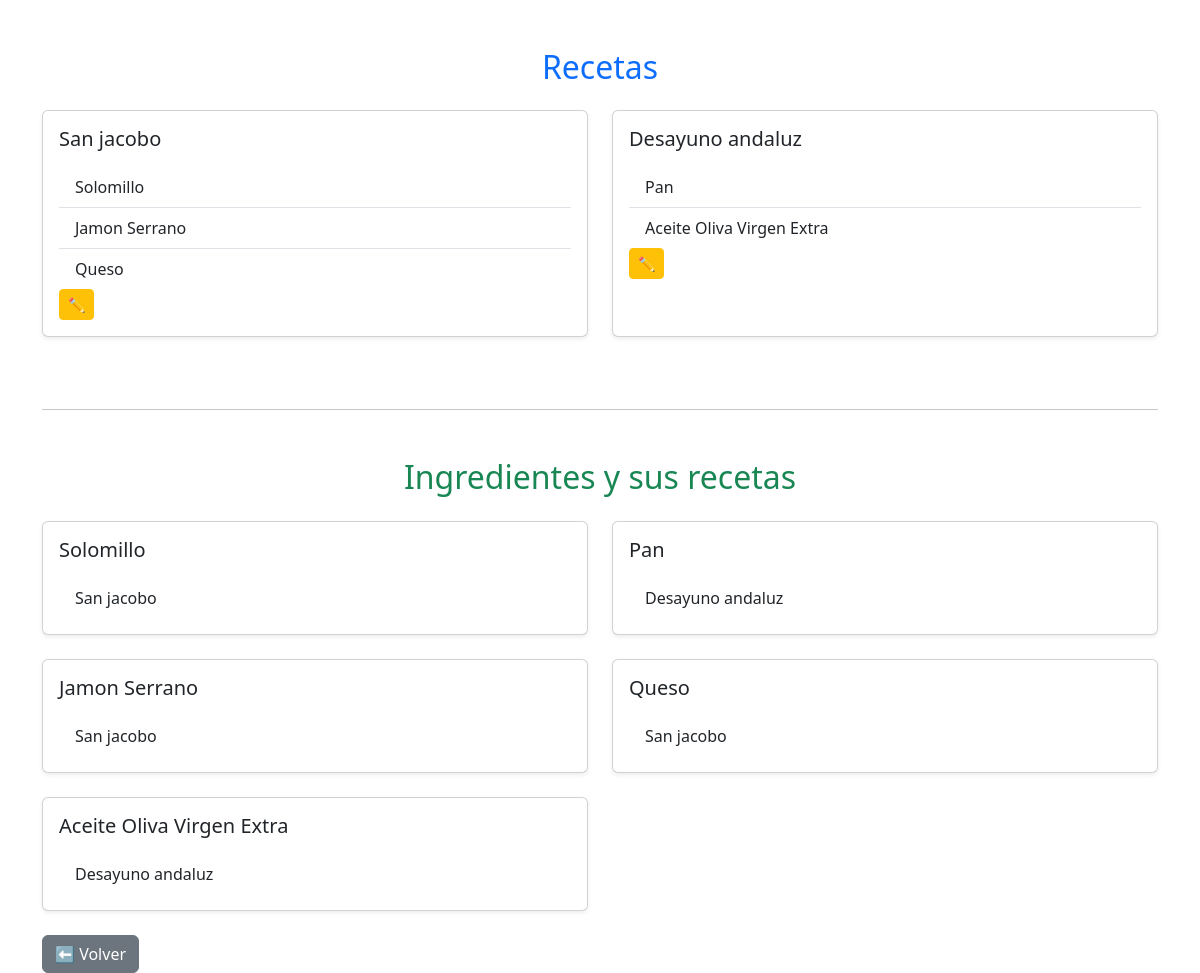
/relaciones, run on the app's committed database.
### recetasapp/models.py (models this page shows, shortened)
class Receta(models.Model):
    nombre = models.CharField(max_length=100)
    descripcion = models.TextField()
    ingredientes = models.ManyToManyField(Ingredientes, related_name='recetas', through='IngredienteReceta')

class Ingredientes(models.Model):
    nombre = models.CharField(max_length=50, validators=[validate_nombre])
    categoria = models.ForeignKey('CategoriaIngrediente', on_delete=models.CASCADE)
    refrigerado = models.BooleanField(default=False)
    medida = models.CharField(
        max_length=5,
        choices=Medida.choices,
        default=Medida.GRAMOS
    )

### recetasapp/views.py (the view)
# urls.py: path('relaciones', views.relaciones, name='relaciones'),
def relaciones(request):
    recetas = Receta.objects.all()
    ingredientes = Ingredientes.objects.all()
    return render(request, 'recetasapp/relaciones.html', {'recetas':recetas, 'ingredientes':ingredientes})

### recetasapp/templates/recetasapp/relaciones.html
{% extends 'recetasapp/base.html' %}
{% block content %}
<div class="container mt-5">
    <h2 class="mb-4 text-center text-primary">Recetas</h2>
    <div class="row">
        {% for receta in recetas %}
            <div class="col-12 col-md-6 mb-4">
                <div class="card shadow-sm h-100">
                    <div class="card-body">
                        <h5 class="card-title">{{ receta.nombre }}</h5>
                        {% if receta.ingredientes.all %}
                        <ul class="list-group list-group-flush mt-3">
                            {% for ingrediente in receta.ingredientes.all %}
                                <li class="list-group-item">{{ ingrediente.nombre }}</li>
                            {% endfor %}
                        </ul>
                        {% else %}
                        <p class="text-muted mt-2">No tiene ingredientes asociados</p>
                        {% endif %}
                        <a href="{% url 'receta_detalle' receta.id %}" class="btn btn-warning btn-sm me-1">✏️</a>
                    </div>
                </div>
            </div>
        {% endfor %}
    </div>
    <hr class="my-5">
    <h2 class="mb-4 text-center text-success">Ingredientes y sus recetas</h2>
    <div class="row">
        {% for ingrediente in ingredientes %}
            {% if ingrediente.recetas.all %}
                <div class="col-12 col-md-6 mb-4">
                    <div class="card shadow-sm h-100">
                        <div class="card-body">
                            <h5 class="card-title">{{ ingrediente.nombre }}</h5>
                            <ul class="list-group list-group-flush mt-3">
                                {% for receta in ingrediente.recetas.all %}
                                    <li class="list-group-item">{{ receta.nombre }}</li>
                                {% endfor %}
                            </ul>
                        </div>
                    </div>
                </div>
            {% endif %}
        {% endfor %}
    </div>
    <div class="card-footer d-flex justify-content-between">
            <a href="{% url 'inicio' %}" class="btn btn-secondary">
                ⬅️ Volver
            </a>
    </div>
</div>
{% endblock %}

### data on the page
Receta: nombre "San jacobo"
Ingredientes: nombre "Solomillo"
Ingredientes: nombre "Jamon Serrano"
Ingredientes: nombre "Queso"
Receta: nombre "Desayuno andaluz"
Ingredientes: nombre "Pan"
Ingredientes: nombre "Aceite Oliva Virgen Extra"
